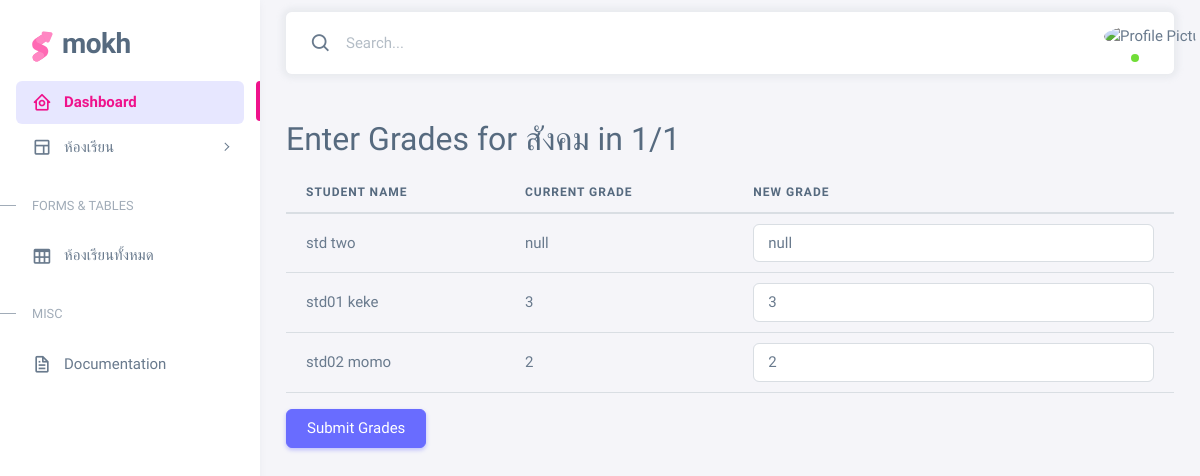
The app's page /classroom/1/subject/3/grades (signed in) with its own data.
### models.py (models this page shows, shortened)
class Subject(db.Model):
    id = db.Column(db.Integer, primary_key=True)
    name = db.Column(db.String(100), nullable=False)
    credit_units = db.Column(db.Integer, nullable=False)
    description = db.Column(db.Text, nullable=True)
    classroom_id = db.Column(db.Integer, db.ForeignKey('classroom.id'), nullable=False)

class Classroom(db.Model):
    id = db.Column(db.Integer, primary_key=True)
    name = db.Column(db.String(50), nullable=False)
    year = db.Column(db.String(20))
    subjects = db.relationship('Subject', backref='classroom', lazy=True)
    students = db.relationship('Student', backref='classroom', lazy=True)
    details = db.Column(db.String(250))

class User(UserMixin, db.Model):
    id = db.Column(db.Integer, primary_key=True)
    id_card = db.Column(db.String(20))
    username = db.Column(db.String(80), unique=True, nullable=False)
    password = db.Column(db.String(200), nullable=False)
    first_name = db.Column(db.String(100))
    last_name = db.Column(db.String(100))
    email = db.Column(db.String(120), unique=True, nullable=False)
    gender = db.Column(db.String(10))
    account_type = db.Column(db.String(50))

class Grade(db.Model):
    id = db.Column(db.Integer, primary_key=True)
    student_id = db.Column(db.Integer, db.ForeignKey('student.id'), nullable=False)
    subject_id = db.Column(db.Integer, db.ForeignKey('subject.id'), nullable=False)
    grade_value = db.Column(db.String(10))
    classroom_id = db.Column(db.Integer, db.ForeignKey('classroom.id'))
    student = db.relationship('Student', backref=db.backref('grades', lazy=True))
    subject = db.relationship('Subject', backref=db.backref('grades', lazy=True))

### grades_routes.py (the view)
@grades_bp.route('/classroom/<int:classroom_id>/subject/<int:subject_id>/grades', methods=['GET', 'POST'])
@login_required
def enter_grades(classroom_id, subject_id):
    classroom = Classroom.query.get_or_404(classroom_id)
    subject = Subject.query.get_or_404(subject_id)
    students = db.session.query(User).join(Student, Student.user_id == User.id).filter(Student.classroom_id == classroom_id).all()
    grade = Grade.query.join(Student).filter(Student.classroom_id == classroom_id).first()
    grades_dict = {}
    if request.method == 'POST':
        for student in students:
            grade_value = request.form.get(f'grade_{student.id}')
            grade = Grade.query.filter_by(student_id=student.id, subject_id=subject_id, classroom_id=classroom_id).first()
            if not grade:
                grade = Grade(student_id=student.id, subject_id=subject_id, classroom_id=classroom_id, grade_value=grade_value)
                db.session.add(grade)
            else:
                grade.grade_value = grade_value
            db.session.commit()
            grades_dict[student.id] = grade_value
        flash('Grades updated successfully', 'success')
    else:
        for student in students:
            grade = Grade.query.filter_by(student_id=student.id, subject_id=subject_id, classroom_id=classroom_id).first()
            if grade:
                grades_dict[student.id] = grade.grade_value
            else:
                grades_dict[student.id] = 'null'
    return render_template('enter_grades.html', classroom=classroom, subject=subject, students=students, grades_dict=grades_dict)

### app.py (called while the page is built)
@app.context_processor
def inject_user():
    if current_user.is_authenticated:
        return {'user': current_user}
    return {}

@login_manager.user_loader
def load_user(user_id):
    return User.query.get(int(user_id))

### templates/enter_grades.html
{% extends 'base.html' %}
{% block content %}
<div class="container mt-5">
    <h2>Enter Grades for {{ subject.name }} in {{ classroom.name }}</h2>
    <form action="{{ url_for('grades_bp.enter_grades', classroom_id=classroom.id, subject_id=subject.id) }}" method="POST">
        <table class="table">
            <thead>
                <tr>
                    <th>Student Name</th>
                    <th>Current Grade</th>
                    <th>New Grade</th>
                </tr>
            </thead>
            <tbody>
                {% for student in students %}
                <tr>
                    <td>{{ student.first_name }} {{ student.last_name }}</td>
                    <td>{{ grades_dict[student.id] }}</td>
                    <td>
                        <input type="text" class="form-control" name="grade_{{ student.id }}" placeholder="Enter grade" value="{{ grades_dict[student.id] }}">
                    </td>
                </tr>
                {% endfor %}
            </tbody>
        </table>
        <button type="submit" class="btn btn-primary">Submit Grades</button>
    </form>
</div>
{% endblock %}

### records on screen
Subject: name "สังคม"
Classroom: name "1/1"
User: first_name "std", last_name "two"
Grade: grade_value "null"
User: first_name "std01", last_name "keke", grades_dict "3"
User: first_name "std02", last_name "momo", grades_dict "2"
